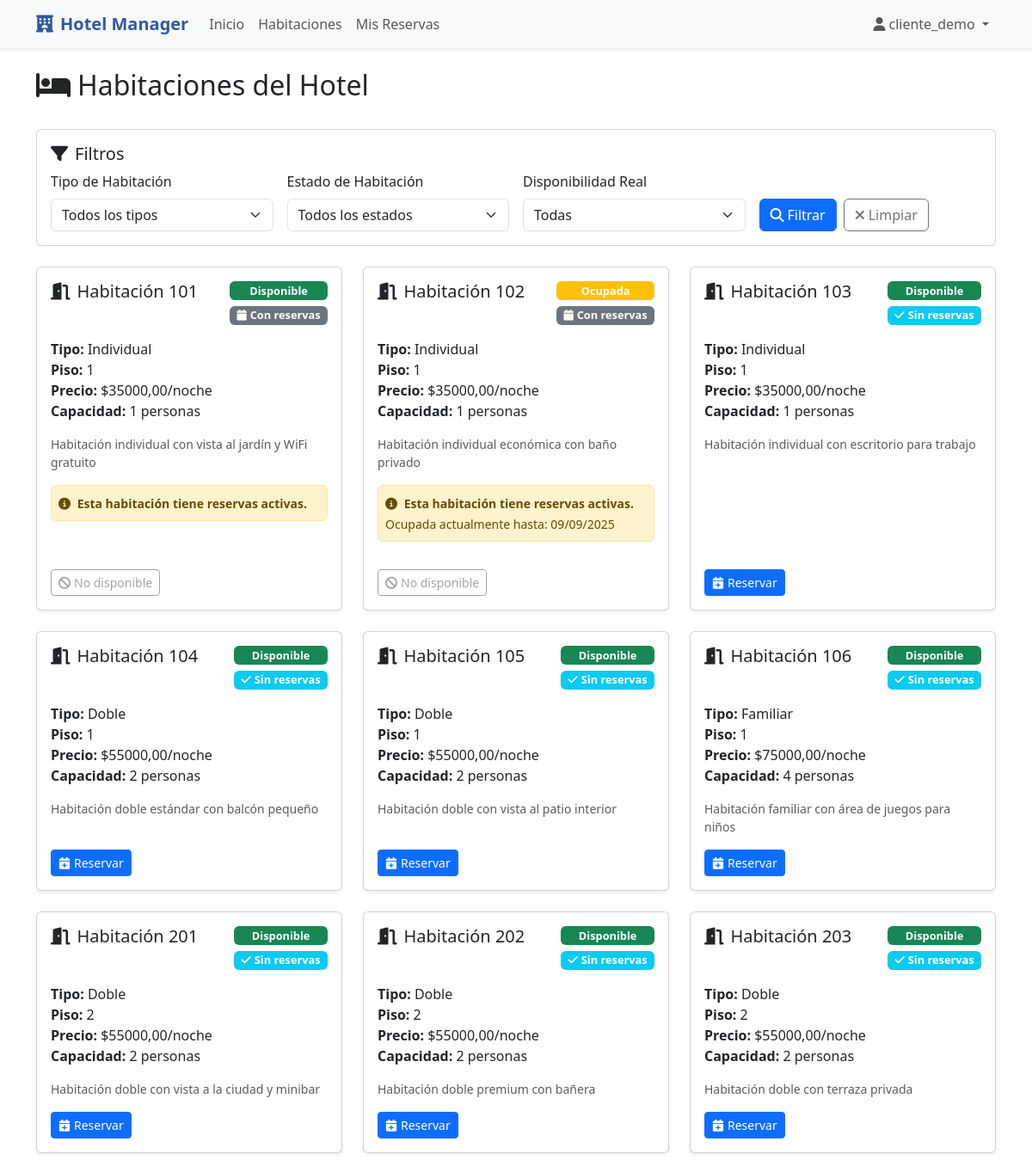
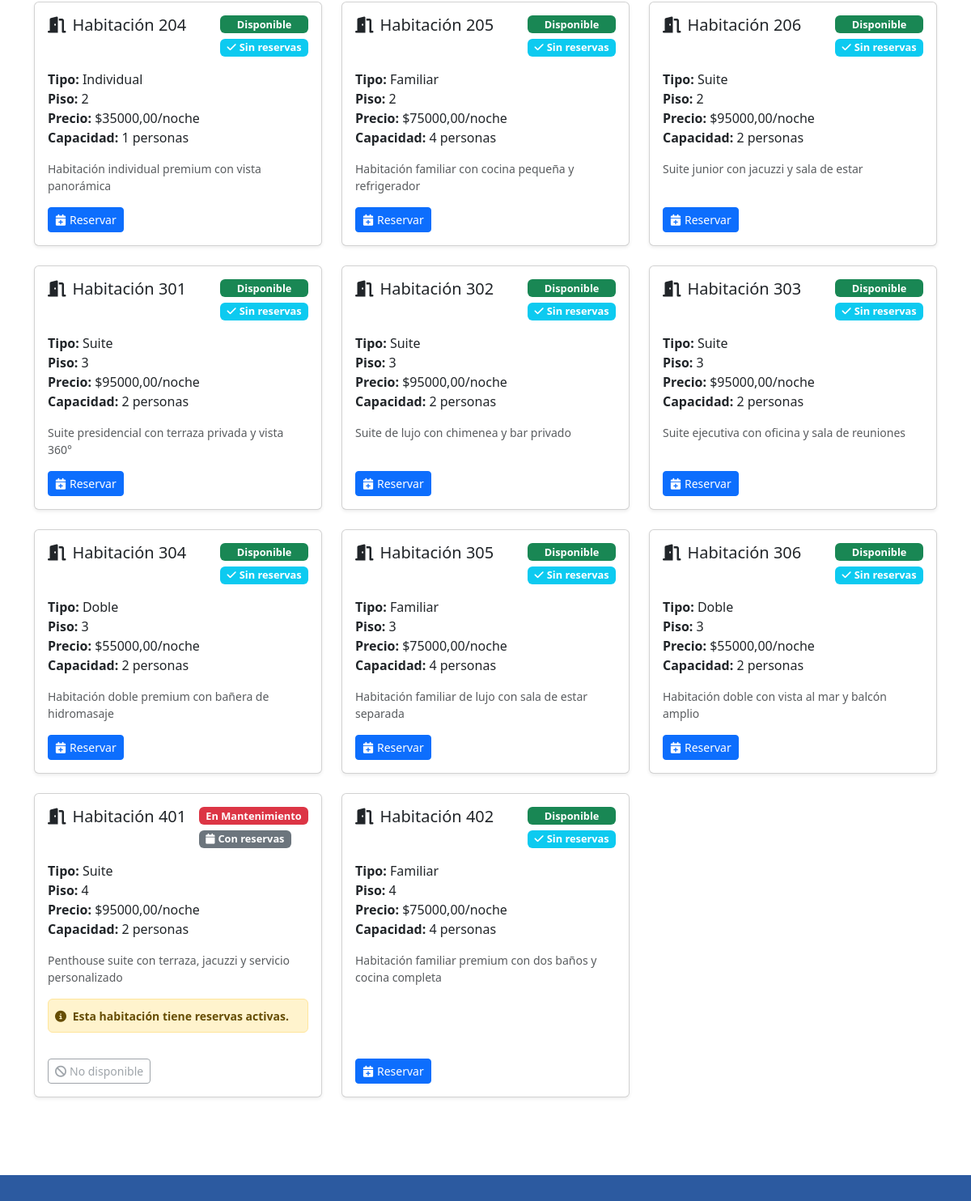
/habitaciones/ (signed in), run on the app's committed database (2 pictures, top to bottom).
### hotel/models.py (models this page shows, shortened)
class Habitacion(models.Model):
    ESTADOS = [
        ('disponible', 'Disponible'),
        ('ocupada', 'Ocupada'),
        ('mantenimiento', 'En Mantenimiento'),
    ]
    numero = models.CharField(max_length=10, unique=True)
    tipo = models.ForeignKey(TipoHabitacion, on_delete=models.CASCADE)
    estado = models.CharField(max_length=20, choices=ESTADOS, default='disponible')
    piso = models.IntegerField()
    descripcion = models.TextField(blank=True)
    fecha_creacion = models.DateTimeField(auto_now_add=True)
    def esta_disponible(self, fecha_entrada=None, fecha_salida=None):
        if self.estado != 'disponible':
            return False
        if not fecha_entrada or not fecha_salida:
            reservas_activas = self.reserva_set.filter(
                estado__in=['pendiente', 'confirmada'],
                fecha_salida__gte=date.today()  # Reservas que no han terminado
            )
            return not reservas_activas.exists()
    def reserva_actual(self):
        hoy = date.today()
        return self.reserva_set.filter(
            estado='confirmada',
            fecha_entrada__lte=hoy,
            fecha_salida__gt=hoy
        ).first()
    class Meta:
        verbose_name = "Habitación"
        verbose_name_plural = "Habitaciones"
        ordering = ['numero']

class TipoHabitacion(models.Model):
    TIPOS_HABITACION = [
        ('individual', 'Individual'),
        ('doble', 'Doble'),
        ('suite', 'Suite'),
        ('familiar', 'Familiar'),
    ]
    nombre = models.CharField(max_length=50, choices=TIPOS_HABITACION, unique=True)
    descripcion = models.TextField(blank=True)
    precio_por_noche = models.DecimalField(max_digits=8, decimal_places=2)
    capacidad_maxima = models.IntegerField()
    def __str__(self):
        return self.get_nombre_display()
    class Meta:
        verbose_name = "Tipo de Habitación"
        verbose_name_plural = "Tipos de Habitación"

class Reserva(models.Model):
    ESTADOS_RESERVA = [
        ('pendiente', 'Pendiente'),
        ('confirmada', 'Confirmada'),
        ('cancelada', 'Cancelada'),
        ('completada', 'Completada'),
    ]
    cliente = models.ForeignKey(User, on_delete=models.CASCADE)
    habitacion = models.ForeignKey(Habitacion, on_delete=models.CASCADE)
    fecha_entrada = models.DateField()
    fecha_salida = models.DateField()
    numero_huespedes = models.IntegerField()
    estado = models.CharField(max_length=20, choices=ESTADOS_RESERVA, default='pendiente')
    precio_total = models.DecimalField(max_digits=10, decimal_places=2)
    fecha_reserva = models.DateTimeField(auto_now_add=True)
    comentarios = models.TextField(blank=True)
    class Meta:
        verbose_name = "Reserva"
        verbose_name_plural = "Reservas"
        ordering = ['-fecha_reserva']

### hotel/views.py (the view)
# urls.py: path('habitaciones/', views.lista_habitaciones, name='lista_habitaciones'),
def lista_habitaciones(request):
    habitaciones = Habitacion.objects.all().order_by('numero')
    tipos = TipoHabitacion.objects.all()
    tipo_filtro = request.GET.get('tipo')
    estado_filtro = request.GET.get('estado')
    disponibilidad_filtro = request.GET.get('disponibilidad')
    if tipo_filtro:
        habitaciones = habitaciones.filter(tipo__nombre=tipo_filtro)
    if estado_filtro:
        habitaciones = habitaciones.filter(estado=estado_filtro)
    if disponibilidad_filtro == 'disponible':
        habitaciones_filtradas = []
        for habitacion in habitaciones:
            if habitacion.esta_disponible():
                habitaciones_filtradas.append(habitacion)
        habitaciones = habitaciones_filtradas
    elif disponibilidad_filtro == 'reservada':
        habitaciones_filtradas = []
        for habitacion in habitaciones:
            if not habitacion.esta_disponible():
                habitaciones_filtradas.append(habitacion)
        habitaciones = habitaciones_filtradas
    contexto = {
        'habitaciones': habitaciones,
        'tipos': tipos,
        'es_admin': es_administrador(request.user) if request.user.is_authenticated else False,
        'tipo_seleccionado': tipo_filtro,
        'estado_seleccionado': estado_filtro,
        'disponibilidad_seleccionada': disponibilidad_filtro,
    }
    return render(request, 'hotel/habitaciones.html', contexto)

### hotel/views.py (called while the page is built)
def es_administrador(user):
    return user.is_staff or user.is_superuser

### hotel/templates/hotel/habitaciones.html (shortened to what this page needs)
{% extends 'hotel/base.html' %}
{% block contenido %}
<div class="d-flex justify-content-between align-items-center mb-4">
    <h2>
        <i class="fas fa-bed me-2"></i>Habitaciones del Hotel
    </h2>
</div>
<div class="card mb-4">
    <div class="card-body">
        <h5 class="card-title">
            <i class="fas fa-filter me-2"></i>Filtros
        </h5>
        <form method="GET" class="row g-3">
            <div class="col-md-3">
                <label for="tipo" class="form-label">Tipo de Habitación</label>
                <select name="tipo" id="tipo" class="form-select">
                    <option value="">Todos los tipos</option>
                </select>
            </div>
            <div class="col-md-3">
                <label for="estado" class="form-label">Estado de Habitación</label>
                <select name="estado" id="estado" class="form-select">
                    <option value="">Todos los estados</option>
                </select>
            </div>
            <div class="col-md-3">
                <label for="disponibilidad" class="form-label">Disponibilidad Real</label>
                <select name="disponibilidad" id="disponibilidad" class="form-select">
                    <option value="">Todas</option>
                </select>
            </div>
            <div class="col-md-3 d-flex align-items-end">
                <button type="submit" class="btn btn-primary me-2">
                    <i class="fas fa-search me-1"></i>Filtrar
                </button>
                <a href="{% url 'lista_habitaciones' %}" class="btn btn-outline-secondary">
                    <i class="fas fa-times me-1"></i>Limpiar
                </a>
            </div>
        </form>
    </div>
</div>
<div class="row">
    {% for habitacion in habitaciones %}
        <div class="col-lg-6 col-xl-4 mb-4">
            <div class="card card-habitacion shadow-sm h-100">
                <div class="card-body d-flex flex-column">
                    <div class="d-flex justify-content-between align-items-start mb-3">
                        <h5 class="card-title">
                            <i class="fas fa-door-open me-2"></i>Habitación {{ habitacion.numero }}
                        </h5>
                        <div>
                            <span class="badge {% if habitacion.estado == 'disponible' %}bg-success{% elif habitacion.estado == 'ocupada' %}bg-warning{% else %}bg-danger{% endif %} badge-estado d-block mb-1">
                                {{ habitacion.get_estado_display }}
                            </span>
                            {% if habitacion.esta_disponible %}
                                <span class="badge bg-info badge-estado">
                                    <i class="fas fa-check me-1"></i>Sin reservas
                                </span>
                            {% else %}
                                <span class="badge bg-secondary badge-estado">
                                    <i class="fas fa-calendar me-1"></i>Con reservas
                                </span>
                            {% endif %}
                        </div>
                    </div>
                    <div class="mb-3 flex-grow-1">
                        <p class="card-text">
                            <strong>Tipo:</strong> {{ habitacion.tipo }}<br>
                            <strong>Piso:</strong> {{ habitacion.piso }}<br>
                            <strong>Precio:</strong> ${{ habitacion.tipo.precio_por_noche }}/noche<br>
                            <strong>Capacidad:</strong> {{ habitacion.tipo.capacidad_maxima }} personas
                        </p>
                        {% if habitacion.descripcion %}
                            <p class="card-text text-muted small">{{ habitacion.descripcion|truncatewords:15 }}</p>
                        {% endif %}
                        {% if not habitacion.esta_disponible %}
                            <div class="alert alert-warning alert-sm mt-2 p-2">
                                <small>
                                    <i class="fas fa-info-circle me-1"></i>
                                    <strong>Esta habitación tiene reservas activas.</strong>
                                    {% if habitacion.reserva_actual %}
                                        <br>Ocupada actualmente hasta: {{ habitacion.reserva_actual.fecha_salida|date:"d/m/Y" }}
                                    {% endif %}
                                </small>
                            </div>
                        {% endif %}
                    </div>
                    <div class="mt-auto">
                        {% if habitacion.esta_disponible and user.is_authenticated %}
                            <a href="{% url 'hacer_reserva' habitacion.id %}" class="btn btn-primary btn-sm">
                                <i class="fas fa-calendar-plus me-1"></i>Reservar
                            </a>
                        {% elif not habitacion.esta_disponible %}
                            <button class="btn btn-outline-secondary btn-sm" disabled>
                                <i class="fas fa-ban me-1"></i>No disponible
                            </button>
                        {% elif not user.is_authenticated %}
                            <a href="{% url 'iniciar_sesion' %}" class="btn btn-outline-primary btn-sm">
                                Inicia sesión para reservar
                            </a>
                        {% endif %}
                    </div>
                </div>
            </div>
        </div>
    {% endfor %}
</div>
{% endblock %}

### hotel/templates/hotel/base.html (shortened to what this page needs)
{% load static %}
<!DOCTYPE html>
<html lang="es">
<head>
    <link href="https://cdnjs.cloudflare.com/ajax/libs/bootstrap/5.3.0/css/bootstrap.min.css" rel="stylesheet">
    <link href="https://cdnjs.cloudflare.com/ajax/libs/font-awesome/6.4.0/css/all.min.css" rel="stylesheet">
</head>
<body>
    <nav class="navbar navbar-expand-lg navbar-light bg-light shadow-sm">
        <div class="container">
            <a class="navbar-brand" href="{% url 'inicio' %}">
                <i class="fas fa-hotel me-2"></i>Hotel Manager
            </a>
            <div class="collapse navbar-collapse" id="navbarNav">
                <ul class="navbar-nav me-auto">
                    <li class="nav-item">
                        <a class="nav-link" href="{% url 'inicio' %}">Inicio</a>
                    </li>
                    <li class="nav-item">
                        <a class="nav-link" href="{% url 'lista_habitaciones' %}">Habitaciones</a>
                    </li>
                    {% if user.is_authenticated %}
                        <li class="nav-item">
                            <a class="nav-link" href="{% url 'mis_reservas' %}">Mis Reservas</a>
                        </li>
                    {% endif %}
                </ul>
                <ul class="navbar-nav">
                    {% if user.is_authenticated %}
                        <li class="nav-item dropdown">
                            <a class="nav-link dropdown-toggle" href="#" role="button" data-bs-toggle="dropdown">
                                <i class="fas fa-user me-1"></i>{{ user.username }}
                            </a>
                        </li>
                    {% endif %}
                </ul>
            </div>
        </div>
    </nav>
    <main class="container my-4">
        {% block contenido %}
        {% endblock %}
    </main>
    <footer class="footer py-3 mt-5">
    </footer>
</body>
</html>

### hotel/templates/hotel/base.html (style rules this page uses)
.navbar-brand { font-weight: bold; color: #2c5aa0 !important; }
.card-habitacion { transition: transform 0.2s; height: 100%; }
.badge-estado { font-size: 0.8rem; }
.footer { background-color: #2c5aa0; color: white; margin-top: auto; }
body { display: flex; flex-direction: column; min-height: 100vh; }
main { flex: 1; }

### data on the page
Habitacion: numero "101", estado "Disponible", shows "Con reservas", tipo "Individual", piso "1", tipo.precio_por_noche "35000,00", tipo.capacidad_maxima "1", descripcion "Habitación individual con vista al jardín y WiFi gratuito", shows "Esta habitación tiene reservas activas.", shows "No disponible"
Habitacion: numero "102", estado "Ocupada", shows "Con reservas", tipo "Individual", piso "1", tipo.precio_por_noche "35000,00", tipo.capacidad_maxima "1", descripcion "Habitación individual económica con baño privado", reserva_actual.fecha_salida "09/09/2025", shows "No disponible"
Habitacion: numero "103", estado "Disponible", shows "Sin reservas", tipo "Individual", piso "1", tipo.precio_por_noche "35000,00", tipo.capacidad_maxima "1", descripcion "Habitación individual con escritorio para trabajo", shows "Reservar"
Habitacion: numero "104", estado "Disponible", shows "Sin reservas", tipo "Doble", piso "1", tipo.precio_por_noche "55000,00", tipo.capacidad_maxima "2", descripcion "Habitación doble estándar con balcón pequeño", shows "Reservar"
Habitacion: numero "105", estado "Disponible", shows "Sin reservas", tipo "Doble", piso "1", tipo.precio_por_noche "55000,00", tipo.capacidad_maxima "2", descripcion "Habitación doble con vista al patio interior", shows "Reservar"
Habitacion: numero "106", estado "Disponible", shows "Sin reservas", tipo "Familiar", piso "1", tipo.precio_por_noche "75000,00", tipo.capacidad_maxima "4", descripcion "Habitación familiar con área de juegos para niños", shows "Reservar"
Habitacion: numero "201", estado "Disponible", shows "Sin reservas", tipo "Doble", piso "2", tipo.precio_por_noche "55000,00", tipo.capacidad_maxima "2", descripcion "Habitación doble con vista a la ciudad y minibar", shows "Reservar"
Habitacion: numero "202", estado "Disponible", shows "Sin reservas", tipo "Doble", piso "2", tipo.precio_por_noche "55000,00", tipo.capacidad_maxima "2", descripcion "Habitación doble premium con bañera", shows "Reservar"
Habitacion: numero "203", estado "Disponible", shows "Sin reservas", tipo "Doble", piso "2", tipo.precio_por_noche "55000,00", tipo.capacidad_maxima "2", descripcion "Habitación doble con terraza privada", shows "Reservar"
Habitacion: numero "204", estado "Disponible", shows "Sin reservas", tipo "Individual", piso "2", tipo.precio_por_noche "35000,00", tipo.capacidad_maxima "1", descripcion "Habitación individual premium con vista panorámica", shows "Reservar"
Habitacion: numero "205", estado "Disponible", shows "Sin reservas", tipo "Familiar", piso "2", tipo.precio_por_noche "75000,00", tipo.capacidad_maxima "4", descripcion "Habitación familiar con cocina pequeña y refrigerador", shows "Reservar"
Habitacion: numero "206", estado "Disponible", shows "Sin reservas", tipo "Suite", piso "2", tipo.precio_por_noche "95000,00", tipo.capacidad_maxima "2", descripcion "Suite junior con jacuzzi y sala de estar", shows "Reservar"
Habitacion: numero "301", estado "Disponible", shows "Sin reservas", tipo "Suite", piso "3", tipo.precio_por_noche "95000,00", tipo.capacidad_maxima "2", descripcion "Suite presidencial con terraza privada y vista 360°", shows "Reservar"
Habitacion: numero "302", estado "Disponible", shows "Sin reservas", tipo "Suite", piso "3", tipo.precio_por_noche "95000,00", tipo.capacidad_maxima "2", descripcion "Suite de lujo con chimenea y bar privado", shows "Reservar"
Habitacion: numero "303", estado "Disponible", shows "Sin reservas", tipo "Suite", piso "3", tipo.precio_por_noche "95000,00", tipo.capacidad_maxima "2", descripcion "Suite ejecutiva con oficina y sala de reuniones", shows "Reservar"
Habitacion: numero "304", estado "Disponible", shows "Sin reservas", tipo "Doble", piso "3", tipo.precio_por_noche "55000,00", tipo.capacidad_maxima "2", descripcion "Habitación doble premium con bañera de hidromasaje", shows "Reservar"
Habitacion: numero "305", estado "Disponible", shows "Sin reservas", tipo "Familiar", piso "3", tipo.precio_por_noche "75000,00", tipo.capacidad_maxima "4", descripcion "Habitación familiar de lujo con sala de estar separada", shows "Reservar"
Habitacion: numero "306", estado "Disponible", shows "Sin reservas", tipo "Doble", piso "3", tipo.precio_por_noche "55000,00", tipo.capacidad_maxima "2", descripcion "Habitación doble con vista al mar y balcón amplio", shows "Reservar"
Habitacion: numero "401", estado "En Mantenimiento", shows "Con reservas", tipo "Suite", piso "4", tipo.precio_por_noche "95000,00", tipo.capacidad_maxima "2", descripcion "Penthouse suite con terraza, jacuzzi y servicio personalizado", shows "Esta habitación tiene reservas activas.", shows "No disponible"
Habitacion: numero "402", estado "Disponible", shows "Sin reservas", tipo "Familiar", piso "4", tipo.precio_por_noche "75000,00", tipo.capacidad_maxima "4", descripcion "Habitación familiar premium con dos baños y cocina completa", shows "Reservar"

### other printed values
{{ user.username }} "cliente_demo"
